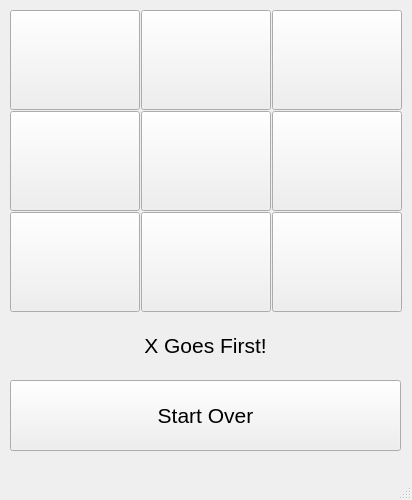
<?xml version="1.0" encoding="UTF-8"?>
<ui version="4.0">
 <class>MainWindow</class>
 <widget class="QMainWindow" name="MainWindow">
  <property name="geometry">
   <rect>
    <x>0</x>
    <y>0</y>
    <width>412</width>
    <height>500</height>
   </rect>
  </property>
  <property name="windowTitle">
   <string>MainWindow</string>
  </property>
  <widget class="QWidget" name="centralwidget">
   <widget class="QWidget" name="gridLayoutWidget">
    <property name="geometry">
     <rect>
      <x>10</x>
      <y>10</y>
      <width>392</width>
      <height>304</height>
     </rect>
    </property>
    <layout class="QGridLayout" name="gridLayout">
     <property name="spacing">
      <number>1</number>
     </property>
     <item row="0" column="2">
      <widget class="QPushButton" name="pushButton_5">
       <property name="sizePolicy">
        <sizepolicy hsizetype="Minimum" vsizetype="Fixed">
         <horstretch>100</horstretch>
         <verstretch>100</verstretch>
        </sizepolicy>
       </property>
       <property name="minimumSize">
        <size>
         <width>100</width>
         <height>100</height>
        </size>
       </property>
       <property name="font">
        <font>
         <pointsize>48</pointsize>
        </font>
       </property>
       <property name="text">
        <string/>
       </property>
      </widget>
     </item>
     <item row="1" column="1">
      <widget class="QPushButton" name="pushButton_4">
       <property name="sizePolicy">
        <sizepolicy hsizetype="Minimum" vsizetype="Fixed">
         <horstretch>100</horstretch>
         <verstretch>100</verstretch>
        </sizepolicy>
       </property>
       <property name="minimumSize">
        <size>
         <width>100</width>
         <height>100</height>
        </size>
       </property>
       <property name="font">
        <font>
         <pointsize>48</pointsize>
        </font>
       </property>
       <property name="text">
        <string/>
       </property>
      </widget>
     </item>
     <item row="2" column="0">
      <widget class="QPushButton" name="pushButton_3">
       <property name="sizePolicy">
        <sizepolicy hsizetype="Minimum" vsizetype="Fixed">
         <horstretch>100</horstretch>
         <verstretch>100</verstretch>
        </sizepolicy>
       </property>
       <property name="minimumSize">
        <size>
         <width>100</width>
         <height>100</height>
        </size>
       </property>
       <property name="font">
        <font>
         <pointsize>48</pointsize>
        </font>
       </property>
       <property name="text">
        <string/>
       </property>
      </widget>
     </item>
     <item row="0" column="1">
      <widget class="QPushButton" name="pushButton_6">
       <property name="sizePolicy">
        <sizepolicy hsizetype="Minimum" vsizetype="Fixed">
         <horstretch>100</horstretch>
         <verstretch>100</verstretch>
        </sizepolicy>
       </property>
       <property name="minimumSize">
        <size>
         <width>100</width>
         <height>100</height>
        </size>
       </property>
       <property name="font">
        <font>
         <pointsize>48</pointsize>
        </font>
       </property>
       <property name="text">
        <string/>
       </property>
      </widget>
     </item>
     <item row="1" column="0">
      <widget class="QPushButton" name="pushButton_2">
       <property name="sizePolicy">
        <sizepolicy hsizetype="Minimum" vsizetype="Fixed">
         <horstretch>100</horstretch>
         <verstretch>100</verstretch>
        </sizepolicy>
       </property>
       <property name="minimumSize">
        <size>
         <width>100</width>
         <height>100</height>
        </size>
       </property>
       <property name="font">
        <font>
         <pointsize>48</pointsize>
        </font>
       </property>
       <property name="text">
        <string/>
       </property>
      </widget>
     </item>
     <item row="2" column="1">
      <widget class="QPushButton" name="pushButton_7">
       <property name="sizePolicy">
        <sizepolicy hsizetype="Minimum" vsizetype="Fixed">
         <horstretch>100</horstretch>
         <verstretch>100</verstretch>
        </sizepolicy>
       </property>
       <property name="minimumSize">
        <size>
         <width>100</width>
         <height>100</height>
        </size>
       </property>
       <property name="font">
        <font>
         <pointsize>48</pointsize>
        </font>
       </property>
       <property name="text">
        <string/>
       </property>
      </widget>
     </item>
     <item row="0" column="0">
      <widget class="QPushButton" name="pushButton_1">
       <property name="sizePolicy">
        <sizepolicy hsizetype="Minimum" vsizetype="Fixed">
         <horstretch>100</horstretch>
         <verstretch>100</verstretch>
        </sizepolicy>
       </property>
       <property name="minimumSize">
        <size>
         <width>100</width>
         <height>100</height>
        </size>
       </property>
       <property name="font">
        <font>
         <pointsize>48</pointsize>
        </font>
       </property>
       <property name="text">
        <string/>
       </property>
      </widget>
     </item>
     <item row="2" column="2">
      <widget class="QPushButton" name="pushButton_8">
       <property name="sizePolicy">
        <sizepolicy hsizetype="Minimum" vsizetype="Fixed">
         <horstretch>100</horstretch>
         <verstretch>100</verstretch>
        </sizepolicy>
       </property>
       <property name="minimumSize">
        <size>
         <width>100</width>
         <height>100</height>
        </size>
       </property>
       <property name="font">
        <font>
         <pointsize>48</pointsize>
        </font>
       </property>
       <property name="text">
        <string/>
       </property>
      </widget>
     </item>
     <item row="1" column="2">
      <widget class="QPushButton" name="pushButton_9">
       <property name="sizePolicy">
        <sizepolicy hsizetype="Minimum" vsizetype="Fixed">
         <horstretch>100</horstretch>
         <verstretch>100</verstretch>
        </sizepolicy>
       </property>
       <property name="minimumSize">
        <size>
         <width>100</width>
         <height>100</height>
        </size>
       </property>
       <property name="font">
        <font>
         <pointsize>48</pointsize>
        </font>
       </property>
       <property name="text">
        <string/>
       </property>
      </widget>
     </item>
    </layout>
   </widget>
   <widget class="QPushButton" name="btn_start">
    <property name="geometry">
     <rect>
      <x>10</x>
      <y>380</y>
      <width>391</width>
      <height>71</height>
     </rect>
    </property>
    <property name="font">
     <font>
      <pointsize>16</pointsize>
     </font>
    </property>
    <property name="text">
     <string>Start Over</string>
    </property>
   </widget>
   <widget class="QLabel" name="label">
    <property name="geometry">
     <rect>
      <x>10</x>
      <y>320</y>
      <width>391</width>
      <height>51</height>
     </rect>
    </property>
    <property name="font">
     <font>
      <pointsize>16</pointsize>
     </font>
    </property>
    <property name="text">
     <string>X Goes First!</string>
    </property>
    <property name="alignment">
     <set>Qt::AlignCenter</set>
    </property>
   </widget>
  </widget>
  <widget class="QMenuBar" name="menubar">
   <property name="geometry">
    <rect>
     <x>0</x>
     <y>0</y>
     <width>412</width>
     <height>26</height>
    </rect>
   </property>
  </widget>
  <widget class="QStatusBar" name="statusbar"/>
 </widget>
 <resources/>
 <connections/>
</ui>
